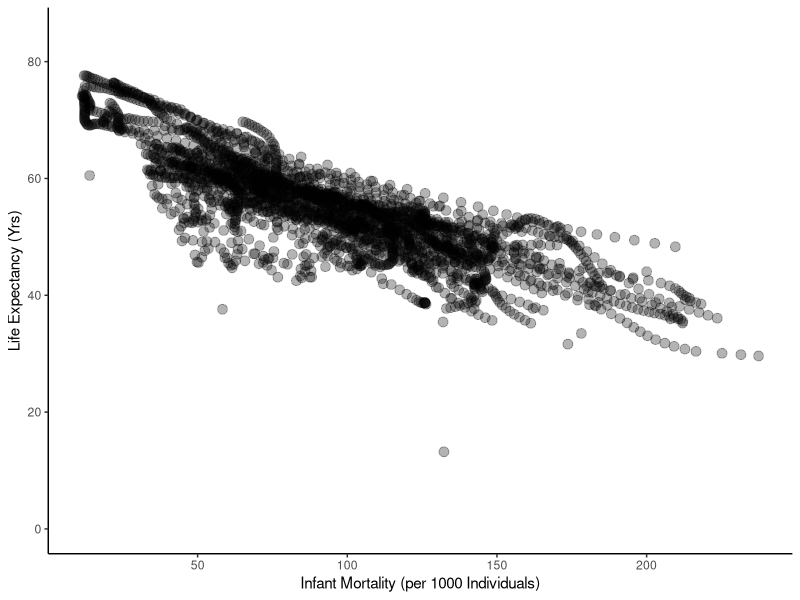
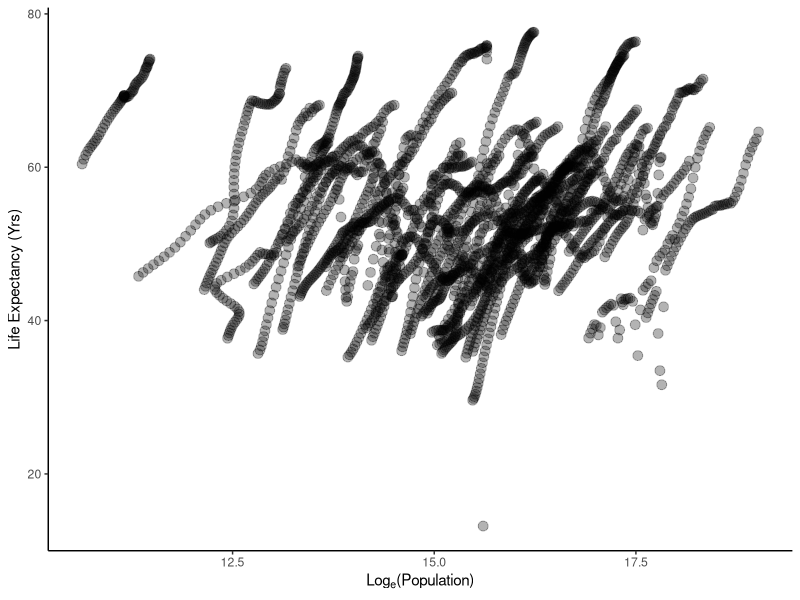
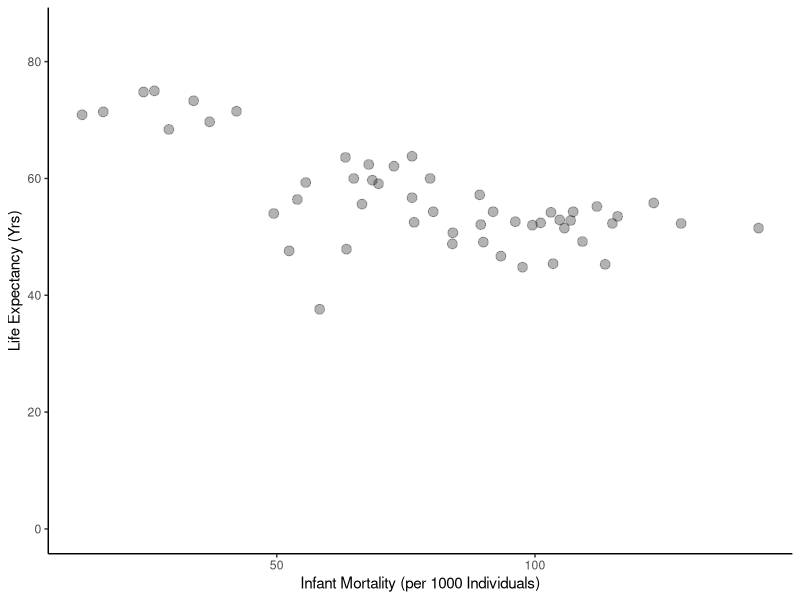
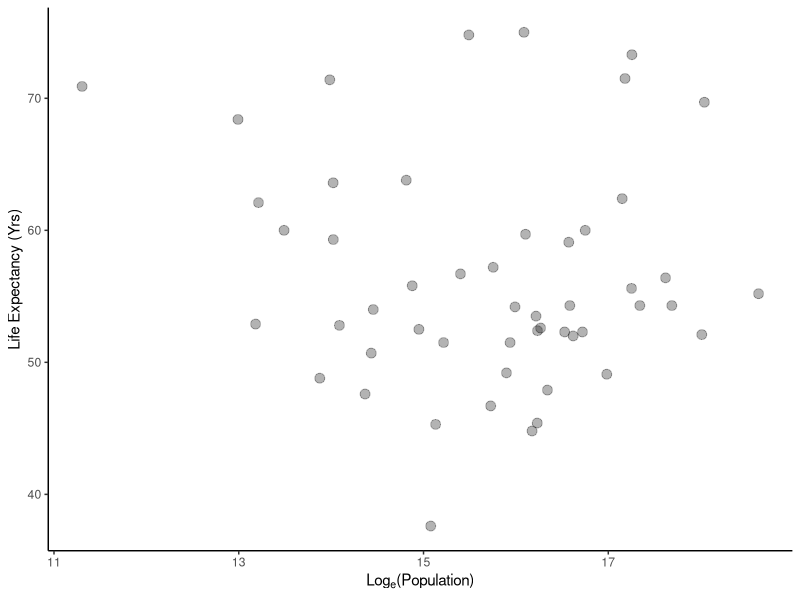
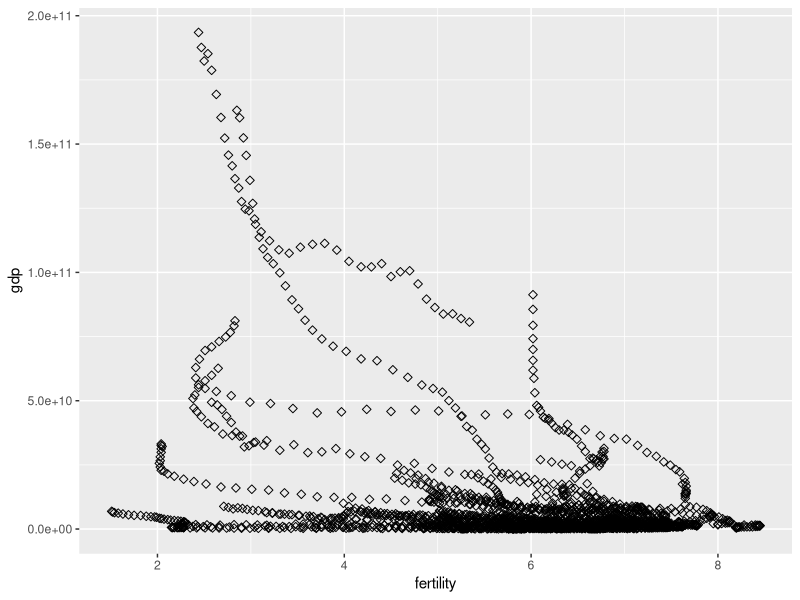
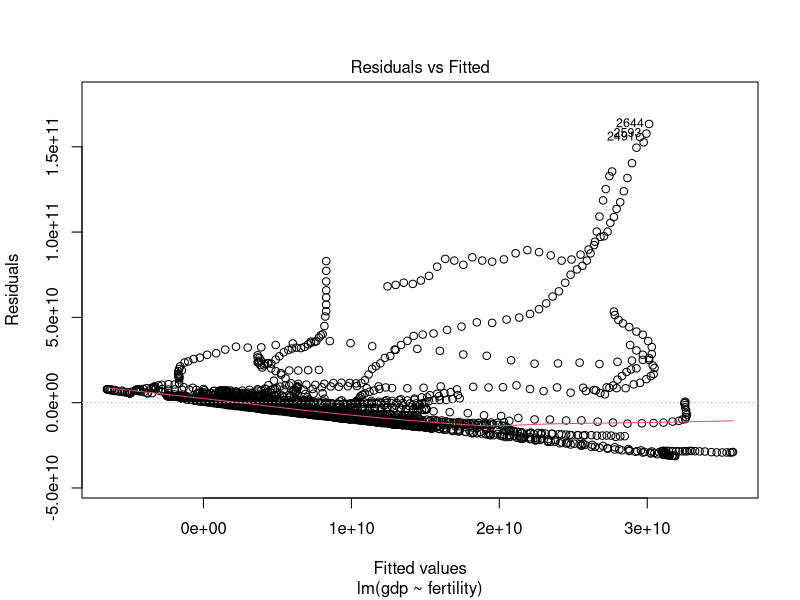
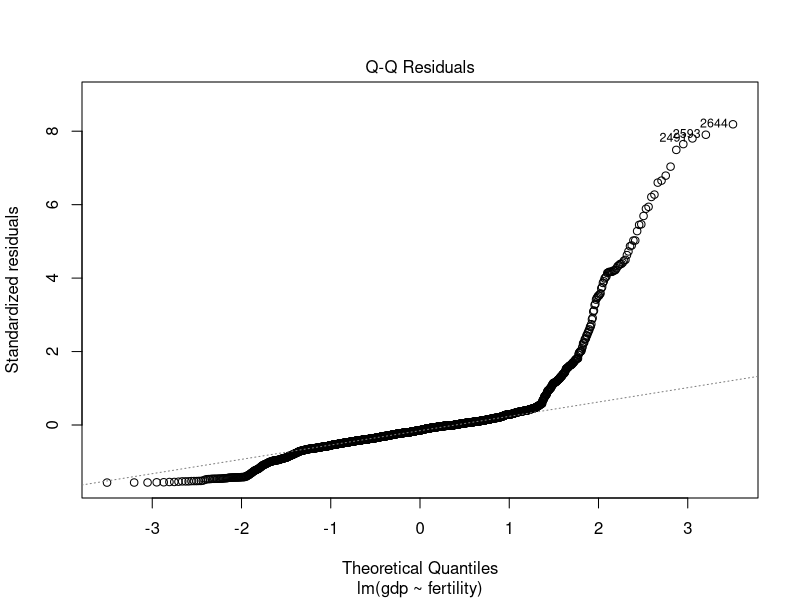
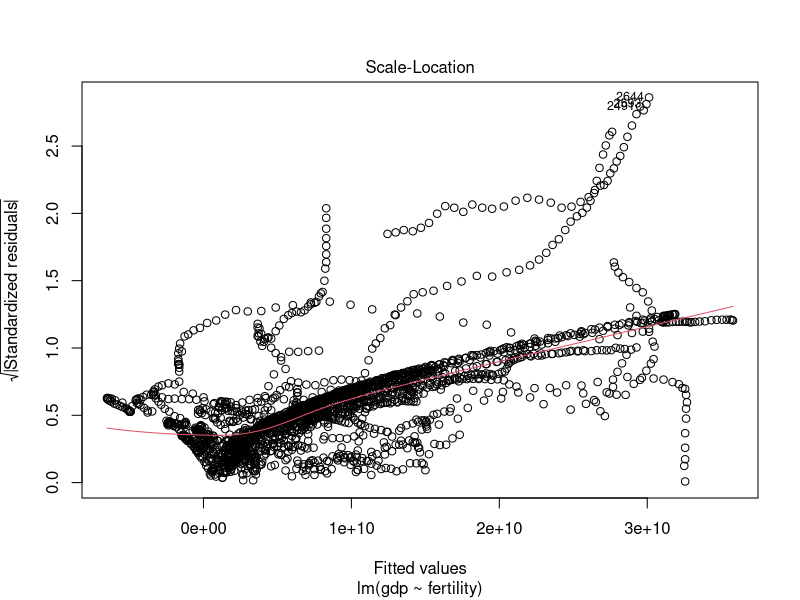

Reproduce these figures in R, in order.
## ---- chunk 1
## load required packages
library(tidyverse)
library(dslabs)
library(ggplot2)
## ---- chunk 2
#examine gapminder data frame
help("gapminder")

#examine data structure
str(gapminder)

#look at summary of data
summary(gapminder)

#examine object type
class(gapminder)
## ---- chunk 3

#select only African countries
africadata <-
  filter(gapminder, continent=="Africa")
#select only infant mortality and life expectancy from africadata
obj1<-subset(africadata, select = c(infant_mortality, life_expectancy))
str(obj1)
summary(obj1)
#select only population and life expectancy from africadata
obj2<-subset(africadata, select = c(population, life_expectancy))
str(obj2)
summary(obj2)
## ---- chunk 4
#plot life exp as a func of inf mortality
ggplot(data = obj1, aes(infant_mortality, life_expectancy))+
  geom_point(cex=3, alpha=0.3)+
  ylab("Life Expectancy (Yrs)")+
  xlab("Infant Mortality (per 1000 Individuals)")+
  ylim(0,85)+
  theme_classic()

#plot life exp as a func of population size
ggplot(data = obj2, aes(log(population), life_expectancy))+
  geom_point(cex=3, alpha=0.3)+
  ylab("Life Expectancy (Yrs)")+
  xlab(expression("Log"[e]*"(Population)"))+
  theme_classic()
## ---- chunk 5
#find missing values for infant mortality, then the years in which the data is missing
missing<-is.na(africadata$infant_mortality)
missing_years<-africadata$year[missing]
missing_years
## ---- chunk 6
missing_years_unique<-unique(missing_years)
## ---- chunk 7
print(missing_years_unique)
## ---- chunk 8
#created new object with only data from year 2000
africadata2000<-
  filter(africadata, year=="2000")

#plot life exp as a func of inf mortality for year 2000
ggplot(data = africadata2000, aes(infant_mortality, life_expectancy))+
  geom_point(cex=3, alpha=0.3)+
  ylab("Life Expectancy (Yrs)")+
  xlab("Infant Mortality (per 1000 Individuals)")+
  ylim(0,85)+
  theme_classic()

#plot life exp as a func of population size for year 2000
ggplot(data = africadata2000, aes(log(population), life_expectancy))+
  geom_point(cex=3, alpha=0.3)+
  ylab("Life Expectancy (Yrs)")+
  xlab(expression("Log"[e]*"(Population)"))+
  theme_classic()
## ---- chunk 9
#fit linear regression to both plotted functions
fit1<-lm(life_expectancy~infant_mortality, data = africadata2000)
summary(fit1)

fit2<-lm(life_expectancy~population, data = africadata2000)
summary(fit2)
## ---- chunk 10
missinggdp <- na.omit(africadata)
## ---- chunk 11
ggplot(data=missinggdp, aes(x=fertility, y=gdp)) +geom_point(size=2, shape=23)
## ---- chunk 12
fitgdp <- lm(gdp~fertility, data = missinggdp)
summary(fitgdp)
plot(fitgdp)
